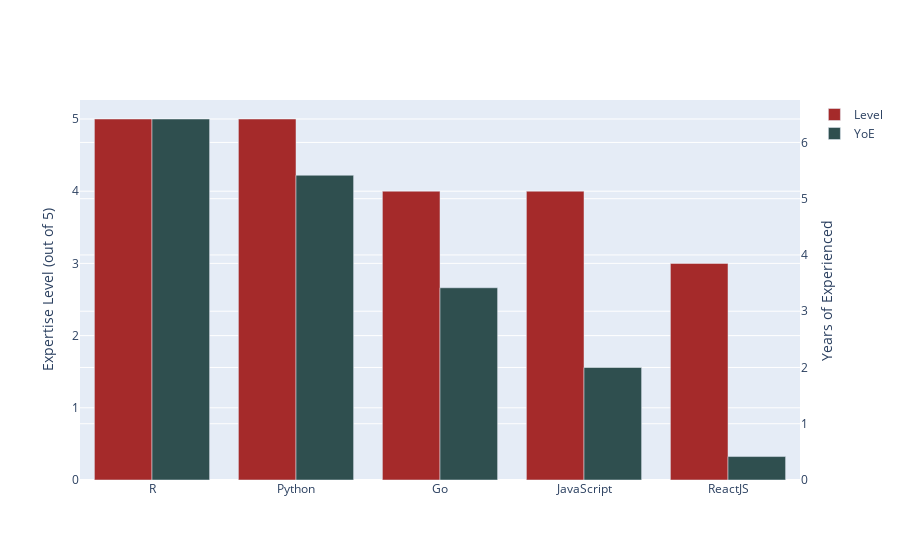

Notebook cell for this chart:
### Code cell
import plotly.graph_objects as go
import plotly
fig = go.Figure(
    data=[
        go.Bar(name='Level', x=skill[skill['Type'] == 'Programming Language']['Name'], 
               y=skill['Expertise Level (out of 5)'], yaxis='y', offsetgroup=1, marker_color='brown',
               customdata=skill[skill['Type'] == 'Programming Language'][['First Use', 'Latest Use', 'Type', 'Associated with']],
               hovertemplate='''<b>%{customdata[2]}: </b> %{x} with expertise %{y} out of 5<br><b>First Usage:</b>:%{customdata[0]}<br><b>Association:</b>%{customdata[3]}'''),
        go.Bar(name='YoE', x=skill[skill['Type'] == 'Programming Language']['Name'], 
               y=skill['Years of Experience'], yaxis='y2', offsetgroup=2, marker_color='darkSlateGrey',
               customdata=skill[skill['Type'] == 'Programming Language'][['First Use', 'Latest Use', 'Type', 'Associated with']],
               hovertemplate='''<b>%{customdata[2]}: </b>%{x} with usage %{y} year(s)<br><b>First Usage:</b>:%{customdata[0]}<br><b>Association:</b>%{customdata[3]}''')
    ],
    layout={
        'yaxis': {'title': 'Expertise Level (out of 5)'},
        'yaxis2': {'title': 'Years of Experienced', 'overlaying': 'y', 'side': 'right'}
    }
)
fig.update_layout(barmode='group')
fig.show()

### Figure 1 — Plotly figure (JSON) as saved in the notebook; plotly's stock layout.template omitted (floating-point values rounded to 4 significant figures)
{"data": [{"customdata": [["2018-01-01T00:00:00", "2024-06-29T03:09:17.280000", "Programming Language", "University of Brawijaya, Bogor Agricultural (IPB) University"], ["2019-01-01T00:00:00", "2024-06-29T03:09:17.280000", "Programming Language", "University of Brawijaya, Bogor Agricultural (IPB) University"], ["2021-11-01T00:00:00", "2022-03-01T00:00:00", "Programming Language", "Sinarmas Mining"], ["2021-11-02T00:00:00", "2022-03-02T00:00:00", "Programming Language", "Sinarmas Mining"], ["2021-11-03T00:00:00", "2022-03-03T00:00:00", "Programming Language", "Sinarmas Mining"]], "hovertemplate": "<b>%{customdata[2]}: </b> %{x} with expertise %{y} out of 5<br><b>First Usage:</b>:%{customdata[0]}<br><b>Association:</b>%{customdata[3]}", "marker": {"color": "brown"}, "name": "Level", "offsetgroup": "1", "type": "bar", "x": ["R", "Python", "Go", "JavaScript", "ReactJS"], "y": [5, 5, 4, 4, 3, 4, 4, 4, 4, 5, 1, 2, 1, 3, 3, 4, 4, 4, 4, 4, 4, 4, 4, 4, 4, 5, 4, 4, 5, 4, 5, 5, 4], "yaxis": "y"}, {"customdata": [["2018-01-01T00:00:00", "2024-06-29T03:09:17.280000", "Programming Language", "University of Brawijaya, Bogor Agricultural (IPB) University"], ["2019-01-01T00:00:00", "2024-06-29T03:09:17.280000", "Programming Language", "University of Brawijaya, Bogor Agricultural (IPB) University"], ["2021-11-01T00:00:00", "2022-03-01T00:00:00", "Programming Language", "Sinarmas Mining"], ["2021-11-02T00:00:00", "2022-03-02T00:00:00", "Programming Language", "Sinarmas Mining"], ["2021-11-03T00:00:00", "2022-03-03T00:00:00", "Programming Language", "Sinarmas Mining"]], "hovertemplate": "<b>%{customdata[2]}: </b>%{x} with usage %{y} year(s)<br><b>First Usage:</b>:%{customdata[0]}<br><b>Association:</b>%{customdata[3]}", "marker": {"color": "darkSlateGrey"}, "name": "YoE", "offsetgroup": "2", "type": "bar", "x": ["R", "Python", "Go", "JavaScript", "ReactJS"], "y": [6.417, 5.417, 3.417, 2, 0.4167, 5, 0.3333, 0.5833, 1.75, 9.917, 0.3333, 0.3333, 0.3333, 0.4167, 0.4167, 1.333, 1.333, 1.833, 3.417, 2.583, 0.5, 1.417, 1.417, 1.917, 1.833, 5.417, 1.417, 2, 0.4167, 0.3333, 1.667, 6.833, 2], "yaxis": "y2"}], "layout": {"barmode": "group", "yaxis": {"title": {"text": "Expertise Level (out of 5)"}}, "yaxis2": {"overlaying": "y", "side": "right", "title": {"text": "Years of Experienced"}}}}
